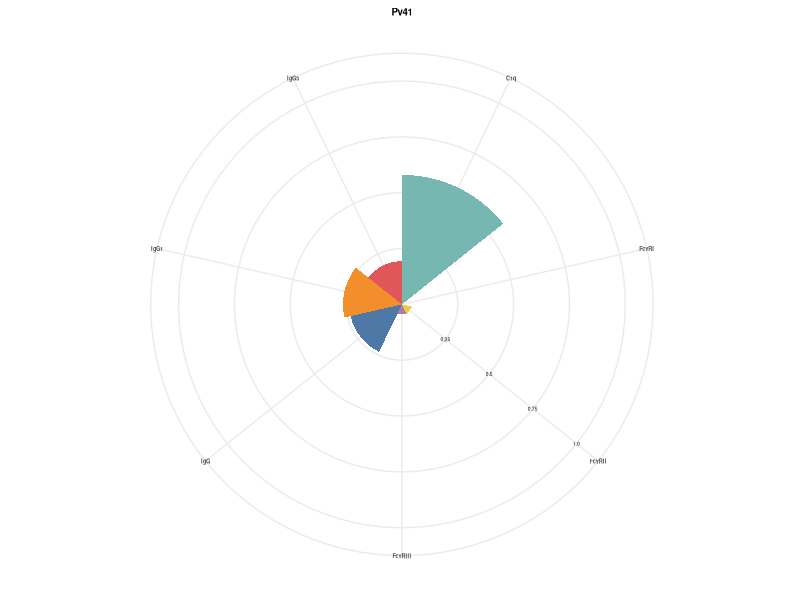
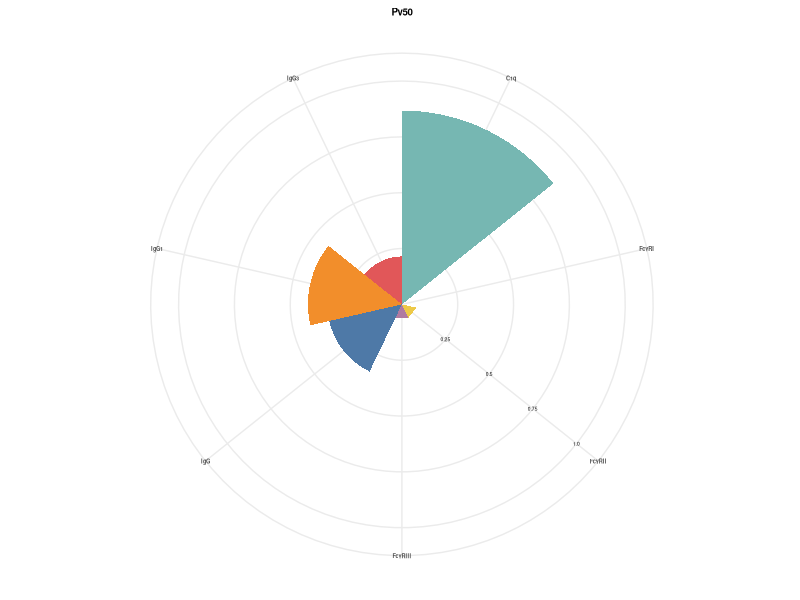
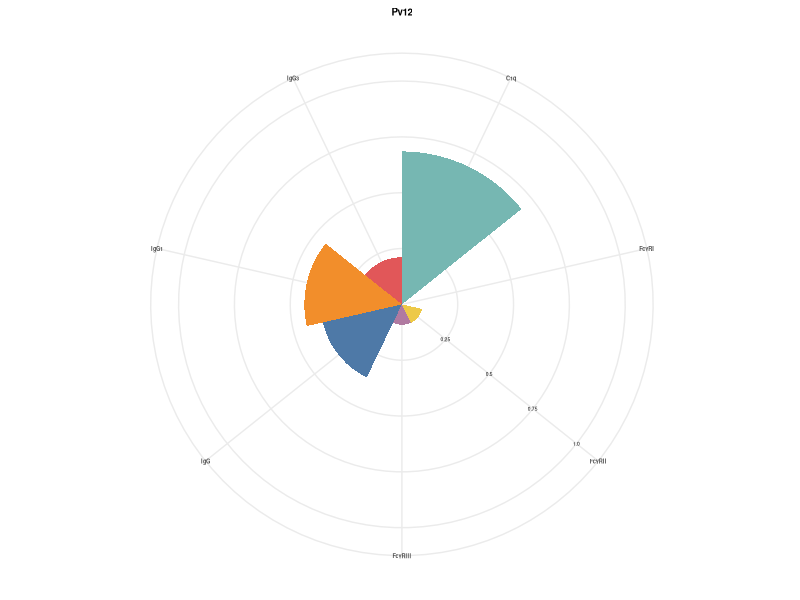
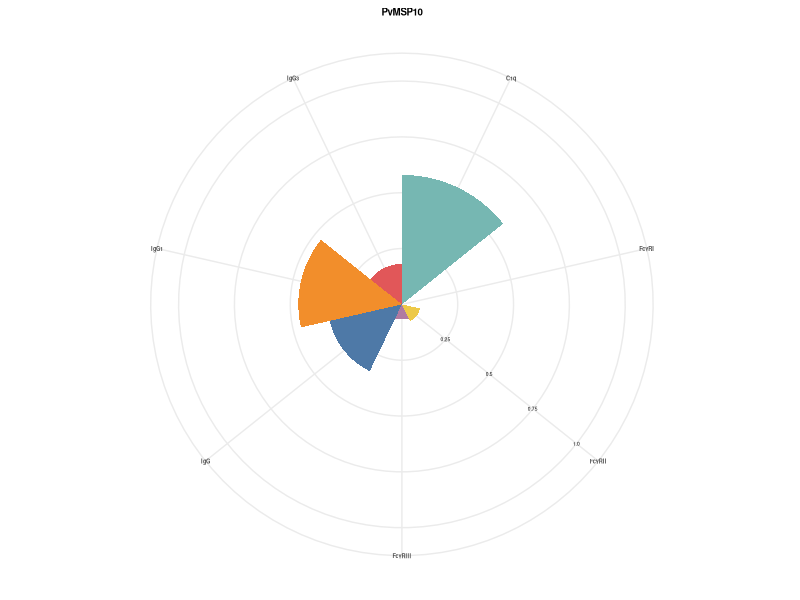
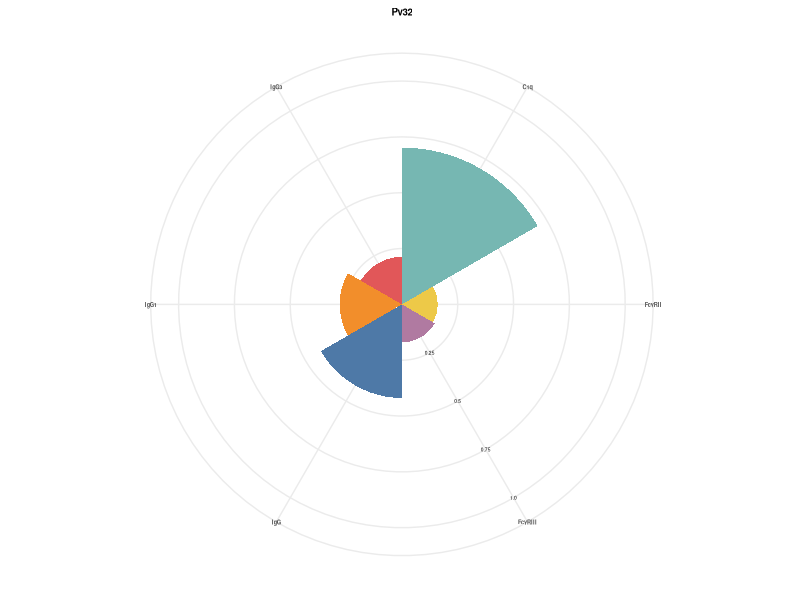
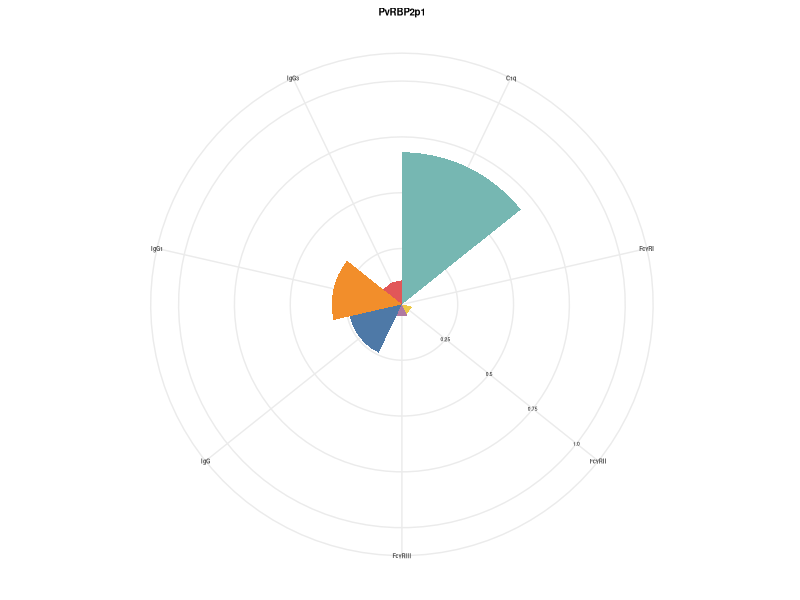
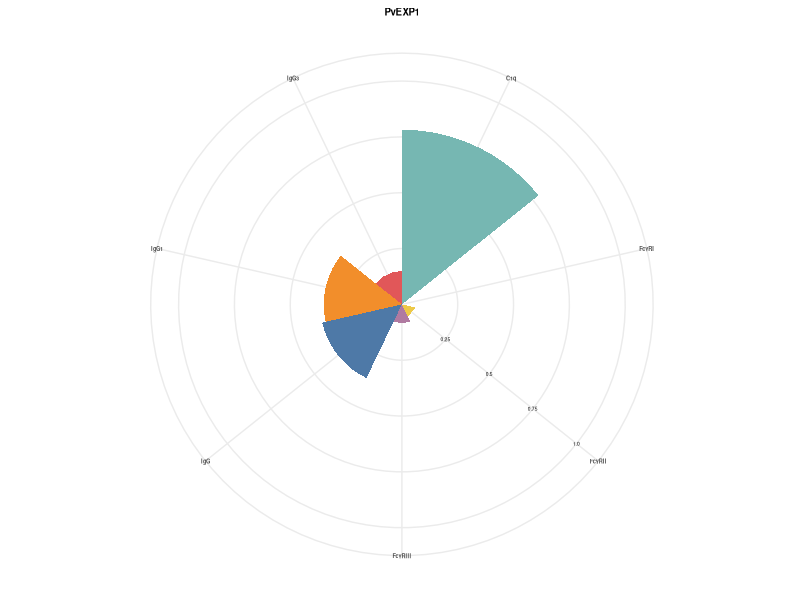
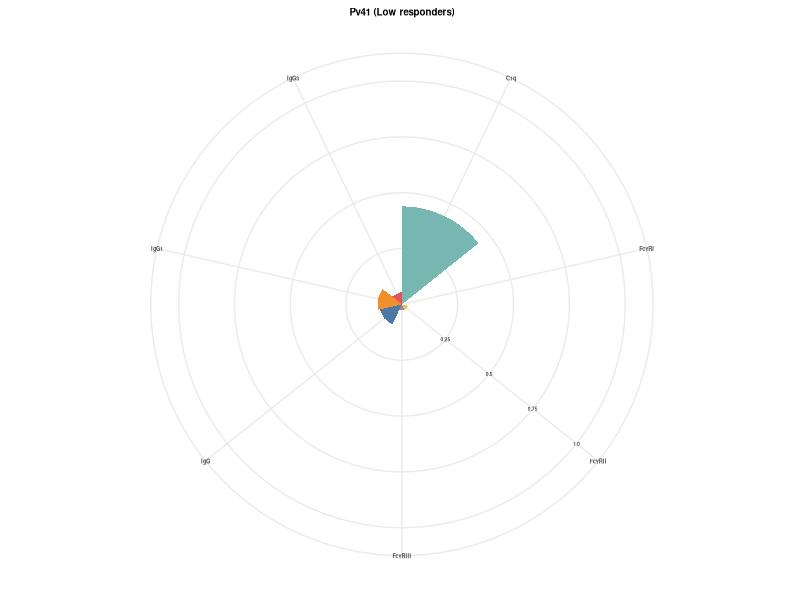

Write the R code that produced these figures, in order.
## Introduction
## Author: Chau Quang (quang.c@wehi.edu.au)
## Purpose: To produce polar (circular) plots showing the relative magnitude of antibody features of Taka's InSPIRE data

setwd("~/Downloads/data/inspire/R")

# Load required packages --------------------------------------------------
library(ggplot2)
library(tidyverse)
library(datawizard)

# Import data (.csv) ------------------------------------------------------
data_IgG  <- transform(read.csv("data/InSPIRE_IgG_grouped.csv"),  assay = "IgG")
data_IgG1 <- transform(read.csv("data/InSPIRE_IgG1_grouped.csv"), assay = "IgG1")
data_IgG3 <- transform(read.csv("data/InSPIRE_IgG3_grouped.csv"), assay = "IgG3")
data_C1q <- transform(read.csv("data/InSPIRE_C1q_grouped.csv"), assay = "C1q")
data_FcgRI <- transform(read.csv("data/InSPIRE_FcgRI_grouped.csv"), assay = "FcgRI")
data_FcgRII <- transform(read.csv("data/InSPIRE_FcgRII_grouped.csv"), assay = "FcgRII")
data_FcgRIII <- transform(read.csv("data/InSPIRE_FcgRIII_grouped.csv"), assay = "FcgRIII")

# Combine data for each antigen -----------------------------------------------
data_collated <- list(IgG   = data_IgG,
                      IgG1  = data_IgG1,
                      IgG3  = data_IgG3,
                      C1q   = data_C1q,
                      FcgRI = data_FcgRI,
                      FcgRII = data_FcgRII,
                      FcgRIII = data_FcgRIII)

data_collated <- imap(data_collated, function(df, assay_name) {
  df %>%
    select(-assay) %>%
    rename_with(function(col) {
      ifelse(col == "ID", col, paste0(col, "_", assay_name))
    })
}) %>%
  reduce(full_join, by = "ID")

clean_df <- function(df, prefix) {
  df %>%
    select(ID, starts_with(prefix)) %>%
    {
      keep_main <- select(.,
                          matches(paste0("^", prefix, "_RAU_IgG$")),
                          matches(paste0("^", prefix, "_RAU_IgG1$")),
                          matches(paste0("^", prefix, "_MFI_IgG3$")),
                          matches(paste0("^", prefix, "_MFI_C1q$")),
                          matches(paste0("^", prefix, "_MFI_FcgRI$")),
                          matches(paste0("^", prefix, "_MFI_FcgRII$")),
                          matches(paste0("^", prefix, "_MFI_FcgRIII$"))
      ) %>%
        setNames(c(
          "IgG", "IgG1", "IgG3", "C1q",
          "FcgRI", "FcgRII", "FcgRIII"
        ))
      
      keep_group <- select(.,
                           matches(paste0("^", prefix, "_Group_"))
      ) %>%
        setNames(c(
          "IgG_Group", "IgG1_Group", "IgG3_Group",
          "C1q_Group", "FcgRI_Group", "FcgRII_Group",
          "FcgRIII_Group"
        ))
      
      bind_cols(
        select(., ID),
        keep_main,
        keep_group
      )
    }
}

# Filtered datasets
df_Pv41 <- clean_df(data_collated, "Pv41")
df_Pv50 <- clean_df(data_collated, "Pv50")
df_Pv12 <- clean_df(data_collated, "Pv12")
df_PvMSP10 <- clean_df(data_collated, "PvMSP10")
df_Pv32 <- clean_df(data_collated, "Pv32")
df_PvRBP2p1 <- clean_df(data_collated, "PvRBP2p1")
df_PvEXP1 <- clean_df(data_collated, "PvEXP1")

# Normalise antibody data -------------------------------------------------
lognorm <- function(data) {
  
  logdata <- log(data[, 2:8])
  
  #Check variables included
  logdata <- logdata[, sapply(logdata, function(x) length(unique(x)) > 1)]
  
  vars <- c("IgG", "IgG1", "IgG3", "C1q", "FcgRI", "FcgRII", "FcgRIII")
  vars <- intersect(vars, names(logdata))
  
  setdiff(c("IgG", "IgG1", "IgG3", "C1q", "FcgRI", "FcgRII", "FcgRIII"),
          names(logdata)) |>
    (\(x) if(length(x)) message(paste("Warning:", x, "was removed")))()
  
  logdata %>%
    as.data.frame() %>%
    normalize(select = vars) %>%
    round(3) %>%
    mutate(ID = data$ID) %>%
    relocate(ID, .before = everything())
}

df_Pv41_norm <- lognorm(df_Pv41)
df_Pv50_norm <- lognorm(df_Pv50)
df_Pv12_norm <- lognorm(df_Pv12)
df_PvMSP10_norm <- lognorm(df_PvMSP10)
df_Pv32_norm <- lognorm(df_Pv32)
df_PvRBP2p1_norm <- lognorm(df_PvRBP2p1)
df_PvEXP1_norm <- lognorm(df_PvEXP1)

norm_med <- function(data, id_col = "ID") {
  
  data %>%
    select(-all_of(id_col)) %>%
    summarise(across(everything(), ~ median(.x, na.rm = TRUE))) %>%
    pivot_longer(
      cols = everything(),
      names_to = "Feature",
      values_to = "Y"
    )
}

Pv41_norm_med <- norm_med(df_Pv41_norm)
Pv50_norm_med <- norm_med(df_Pv50_norm)
Pv12_norm_med <- norm_med(df_Pv12_norm)
PvMSP10_norm_med <- norm_med(df_PvMSP10_norm)
Pv32_norm_med <- norm_med(df_Pv32_norm)
PvRBP2p1_norm_med <- norm_med(df_PvRBP2p1_norm)
PvEXP1_norm_med <- norm_med(df_PvEXP1_norm)

# Polar plots -----------------------------------------------------
polar_plot <- function(data, group = NULL) {
  antigen <- sub("_norm_med$", "", deparse(substitute(data)))
  
  # Calculate median for specified group
  if (!is.null(group)) {
    df_orig <- get(paste0("df_", antigen))
    df_norm <- get(paste0("df_", antigen, "_norm"))
    
    # Dynamically identify which features are actually present
    all_possible_features <- c("IgG", "IgG1", "IgG3", "C1q",
                               "FcgRI", "FcgRII", "FcgRIII")
    features <- intersect(all_possible_features, names(df_norm))
    
    # Filter the matching group columns safely
    group_cols <- paste0(features, "_Group")
    df_group_cols <- df_orig[, c("ID", group_cols), drop = FALSE]
    df_merged <- merge(df_norm, df_group_cols, by = "ID")
    
    # Calculate median for specified group
    updated_medians <- sapply(features, function(f) {
      group_col <- paste0(f, "_Group")
      vals <- df_merged[[f]][df_merged[[group_col]] %in% group]
      median(vals, na.rm = TRUE)
    })
    
    # Restructure into data frame expected by ggplot
    data <- data.frame(
      Feature = names(updated_medians),
      Y = as.numeric(updated_medians),
      stringsAsFactors = FALSE
    )
    
    # Set custom titles
    if (group == 1) {
      plot_title <- paste0(antigen, " (Low responders)")
    } else if (group == 3) {
      plot_title <- paste0(antigen, " (High responders)")
    } else {
      plot_title <- paste(antigen, "- Group", group)
    }
    
  } else {
    plot_title <- antigen
  }
  
  # FcgR renaming
  data$Feature <- gsub("FcgRI",  "FcγRI",  data$Feature)
  data$Feature <- gsub("FcgRII", "FcγRII", data$Feature)
  data$Feature <- gsub("FcgRIII","FcγRIII",data$Feature)
  
  # Fixed colour assignments by feature
  coloured_features <- c(
    IgG       = "#4E79A7",  
    IgG1      = "#F28E2B",  
    IgG3      = "#E15759",  
    C1q       = "#76B7B2",  
    "FcγRI"   = "#59A14F",  
    "FcγRII"  = "#EDC948",  
    "FcγRIII" = "#B07AA1"   
  )
  
  # Plot
  polarplot <- ggplot(data, aes(Feature, Y)) +
    geom_col(
      aes(fill = Feature),
      position = position_dodge(width = 1),
      width = 1
    ) +
    scale_fill_manual(values = coloured_features)
  
  polarplot +
    coord_polar() + 
    ylim(0, 1) +
    ggtitle(plot_title) +
    theme_bw() +
    theme(
      axis.text.x = element_text(size = 4, face = "bold"),
      axis.text.y = element_blank(),
      axis.title.x = element_blank(),
      axis.title.y = element_blank(),
      axis.ticks.y = element_blank(),
      axis.line = element_blank(),
      legend.position = "none",
      plot.title = element_text(size = 7, face = "bold", hjust = 0.5),
      panel.border = element_blank()
    ) +
    annotate(
      "text",
      x = 3,
      y = c(0.25, 0.5, 0.75, 1.0),
      label = c("0.25", "0.5", "0.75", "1.0"),
      size = 1.25
    )
}

# No grouping -------------------------------------------------------------
## Export > width 581 height 590, use device pixel ratio
polar_plot(Pv41_norm_med)
polar_plot(Pv50_norm_med)
polar_plot(Pv12_norm_med)
polar_plot(PvMSP10_norm_med)
polar_plot(Pv32_norm_med)
polar_plot(PvRBP2p1_norm_med)
polar_plot(PvEXP1_norm_med)

# By group ----------------------------------------------------------------
## Pv41
polar_plot(Pv41_norm_med, group = 1)
polar_plot(Pv41_norm_med, group = 3)
ggsave("plots/polar/grouped/Pv41_polar_low.png",
       plot = polar_plot(Pv41_norm_med, group = 1),
       width = 1200,
       height = 1200,
       units = "px",
       dpi = 600,
       bg = "white")
ggsave("plots/polar/grouped/Pv41_polar_high.png",
       plot = polar_plot(Pv41_norm_med, group = 3),
       width = 1200,
       height = 1200,
       units = "px",
       dpi = 600,
       bg = "white")
## Pv50
polar_plot(Pv50_norm_med, group = 1)
polar_plot(Pv50_norm_med, group = 3)
ggsave("plots/polar/grouped/Pv50_polar_low.png",
       plot = polar_plot(Pv50_norm_med, group = 1),
       width = 1200,
       height = 1200,
       units = "px",
       dpi = 600,
       bg = "white")
ggsave("plots/polar/grouped/Pv50_polar_high.png",
       plot = polar_plot(Pv50_norm_med, group = 3),
       width = 1200,
       height = 1200,
       units = "px",
       dpi = 600,
       bg = "white")

## Pv12
polar_plot(Pv12_norm_med, group = 1)
polar_plot(Pv12_norm_med, group = 3)
ggsave("plots/polar/grouped/Pv12_polar_low.png",
       plot = polar_plot(Pv12_norm_med, group = 1),
       width = 1200,
       height = 1200,
       units = "px",
       dpi = 600,
       bg = "white")
ggsave("plots/polar/grouped/Pv12_polar_high.png",
       plot = polar_plot(Pv12_norm_med, group = 3),
       width = 1200,
       height = 1200,
       units = "px",
       dpi = 600,
       bg = "white")

## PvMSP10
polar_plot(PvMSP10_norm_med, group = 1)
polar_plot(PvMSP10_norm_med, group = 3)
ggsave("plots/polar/grouped/PvMSP10_polar_low.png",
       plot = polar_plot(PvMSP10_norm_med, group = 1),
       width = 1200,
       height = 1200,
       units = "px",
       dpi = 600,
       bg = "white")
ggsave("plots/polar/grouped/PvMSP10_polar_high.png",
       plot = polar_plot(PvMSP10_norm_med, group = 3),
       width = 1200,
       height = 1200,
       units = "px",
       dpi = 600,
       bg = "white")

## Pv32 - FcgRI removed
polar_plot(Pv32_norm_med, group = 1)
polar_plot(Pv32_norm_med, group = 3)
ggsave("plots/polar/grouped/Pv32_polar_low.png",
       plot = polar_plot(Pv32_norm_med, group = 1),
       width = 1200,
       height = 1200,
       units = "px",
       dpi = 600,
       bg = "white")
ggsave("plots/polar/grouped/Pv32_polar_high.png",
       plot = polar_plot(Pv32_norm_med, group = 3),
       width = 1200,
       height = 1200,
       units = "px",
       dpi = 600,
       bg = "white")

## PvRBP2p1
polar_plot(PvRBP2p1_norm_med, group = 1)
polar_plot(PvRBP2p1_norm_med, group = 3)
ggsave("plots/polar/grouped/PvRBP2p1_polar_low.png",
       plot = polar_plot(PvRBP2p1_norm_med, group = 1),
       width = 1200,
       height = 1200,
       units = "px",
       dpi = 600,
       bg = "white")
ggsave("plots/polar/grouped/PvRBP2p1_polar_high.png",
       plot = polar_plot(PvRBP2p1_norm_med, group = 3),
       width = 1200,
       height = 1200,
       units = "px",
       dpi = 600,
       bg = "white")

# PvEXP1
polar_plot(PvEXP1_norm_med, group = 1)
polar_plot(PvEXP1_norm_med, group = 3)
ggsave("plots/polar/grouped/PvEXP1_polar_low.png",
       plot = polar_plot(PvEXP1_norm_med, group = 1),
       width = 1200,
       height = 1200,
       units = "px",
       dpi = 600,
       bg = "white")
ggsave("plots/polar/grouped/PvEXP1_polar_high.png",
       plot = polar_plot(PvEXP1_norm_med, group = 3),
       width = 1200,
       height = 1200,
       units = "px",
       dpi = 600,
       bg = "white")
